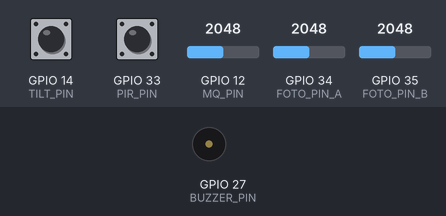
Bench run of a sketch on a simulated ESP32. Shown: buzzer (waves = sounding). The test bench sets the inputs (shaded band); at power-on: GPIO 14 (TILT_PIN) LOW, GPIO 12 (MQ_PIN) = 2048, GPIO 33 (PIR_PIN) HIGH, GPIO 34 (FOTO_PIN_A) = 2048, GPIO 35 (FOTO_PIN_B) = 2048 (analog values on the 0–4095 scale).

Above: at 1.2 s.
1.3 s: GPIO 14 (TILT_PIN) pulsed HIGH 5 times (0.12 s each, 0.3 s apart)
At 2.98 s:
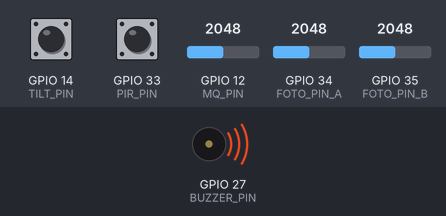
Timing chart, 0 to 4.7 s (numbered marks = the images above; inputs shaded):
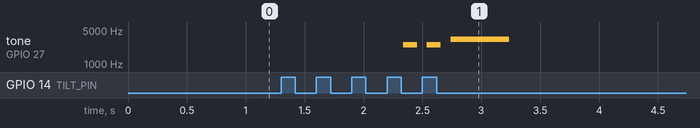

Measured:
- after the input at 1.3 s, tone on GPIO 27 (BUZZER_PIN): plays 2500 Hz for 0.12 s, 2500 Hz for 0.12 s, 3200 Hz for 0.50 s, starting after 1.0 s

The sketch:

main.ino
```cpp
#include <WiFi.h>
#include "config.h"
#include "TiltSensor.h"
#include "PIRSensor.h"
#include "FotoSensor.h"
#include "WebServerManager.h"
#include "MQSensor.h"
#include "Buzzer.h"

Buzzer buzzer(BUZZER_PIN);
MQSensor mq(MQ_PIN);
TiltSensor tilt(TILT_PIN);
PIRSensor pir(PIR_PIN);
FotoSensor foto(FOTO_PIN_A, FOTO_PIN_B);

WebServerManager web(tilt, pir, foto, mq);

bool prevTiltAlert = false;

void setup() {
    Serial.begin(115200);

    WiFi.softAP(WIFI_SSID, WIFI_PASS);

    tilt.begin();
    pir.begin();
    foto.begin();
    mq.begin();

    buzzer.begin();

    web.begin();
}

void loop() {
    pir.update();
    foto.update();
    mq.update();
    tilt.update();

    bool currentTiltAlert = tilt.isAlertActive();

    if (currentTiltAlert && !prevTiltAlert) {
        buzzer.playAlert();
    }

    prevTiltAlert = currentTiltAlert;

buzzer.update();

    web.handleClient();
}
```

Buzzer.cpp
```cpp
#include "Buzzer.h"

Buzzer::Buzzer(int pin) : _pin(pin) {}

void Buzzer::begin() {
    ledcAttach(_pin, 2000, BUZZER_RESOLUTION); // freq inicial
    ledcWrite(_pin, 0); // apagado
}

void Buzzer::playAlert() {
    _playing = true;
    _step = 0;
    _stepStart = millis();
    playStep();
}

void Buzzer::playStep() {
    int freq = _freqs[_step];

    if (freq == 0) {
        ledcWrite(_pin, 0); // silencio
    } else {
        ledcAttach(_pin, freq, BUZZER_RESOLUTION); // cambiar frecuencia
        ledcWrite(_pin, BUZZER_DUTY);
    }
}

void Buzzer::update() {
    if (!_playing) return;

    if (millis() - _stepStart >= _durations[_step]) {
        _step++;

        if (_step >= MELODY_LENGTH) {
            stop();
            return;
        }

        _stepStart = millis();
        playStep();
    }
}

void Buzzer::stop() {
    _playing = false;
    _step = 0;
    ledcWrite(_pin, 0);
}
```

Buzzer.h
```cpp
#pragma once

#include <Arduino.h>
#include "config.h"

class Buzzer {
public:
    Buzzer(int pin);

    void begin();
    void playAlert();
    void update();

private:
    int _pin;

    bool _playing = false;
    int _step = 0;
    unsigned long _stepStart = 0;

    static const int MELODY_LENGTH = 5;

    int _freqs[MELODY_LENGTH] = {2500, 0, 2500, 0, 3200};
    int _durations[MELODY_LENGTH] = {120, 80, 120, 80, 500};

    void playStep();
    void stop();
};
```

FotoSensor.cpp
```cpp
#include "FotoSensor.h"

FotoSensor::FotoSensor(int pinA, int pinB)
    : _pinA(pinA), _pinB(pinB) {}

void FotoSensor::begin() {
    pinMode(_pinA, INPUT);
    pinMode(_pinB, INPUT);

    analogReadResolution(12);
}

float FotoSensor::adcToVoltage(int adc) {
    return (adc * ADC_VREF) / ADC_MAX;
}

void FotoSensor::update() {
    int rawA = analogRead(_pinA);
    int rawB = analogRead(_pinB);

    _voltageA = adcToVoltage(rawA);
    _voltageB = adcToVoltage(rawB);

    _cellReading = _voltageA - _voltageB;

    if (_cellReading < 0) {
        _cellReading = 0;
    }

    classifyLight();
}

void FotoSensor::classifyLight() {
    if (_cellReading <= FOTO_OSCURIDAD_MAX) {
        _lightState = "Oscuridad";
    } else if (_cellReading <= FOTO_TENUE_MAX) {
        _lightState = "Luz tenue";
    } else if (_cellReading <= FOTO_MEDIA_MAX) {
        _lightState = "Intensidad media";
    } else {
        _lightState = "Intensidad alta";
    }
}

float FotoSensor::getVoltageA() {
    return _voltageA;
}

float FotoSensor::getVoltageB() {
    return _voltageB;
}

float FotoSensor::getCellReading() {
    return _cellReading;
}

String FotoSensor::getLightState() {
    return _lightState;
}
```

FotoSensor.h
```cpp
#pragma once

#include <Arduino.h>
#include "config.h"

class FotoSensor {
public:
    FotoSensor(int pinA, int pinB);

    void begin();
    void update();

    float getVoltageA();
    float getVoltageB();
    float getCellReading();
    String getLightState();

private:
    int _pinA;
    int _pinB;

    float _voltageA = 0.0;
    float _voltageB = 0.0;
    float _cellReading = 0.0;

    String _lightState = "Oscuridad";

    float adcToVoltage(int adc);
    void classifyLight();
};
```

MQSensor.cpp
```cpp
#include "MQSensor.h"

MQSensor::MQSensor(int pin) : _pin(pin) {}

void MQSensor::begin() {
    pinMode(_pin, INPUT);
    analogReadResolution(12);
}

void MQSensor::update() {
    _adcValue = analogRead(_pin);
    classifyPollution();
}

void MQSensor::classifyPollution() {
    if (_adcValue < MQ_LOW_MAX) {
        _pollutionState = "Nivel bajo";
    } else if (_adcValue >= MQ_LOW_MAX && _adcValue < MQ_MEDIUM_MAX) {
        _pollutionState = "Nivel medio";
    } else if (_adcValue >= MQ_HIGH_MIN) {
        _pollutionState = "Nivel alto";
    } else {
        _pollutionState = "Nivel medio-alto";
    }
}

int MQSensor::getADC() {
    return _adcValue;
}

String MQSensor::getPollutionState() {
    return _pollutionState;
}
```

MQSensor.h
```cpp
#pragma once

#include <Arduino.h>
#include "config.h"

class MQSensor {
public:
    MQSensor(int pin);

    void begin();
    void update();

    int getADC();
    String getPollutionState();

private:
    int _pin;

    int _adcValue = 0;
    String _pollutionState = "Nivel bajo";

    void classifyPollution();
};
```

PIRSensor.cpp
```cpp
#include "PIRSensor.h"

PIRSensor::PIRSensor(int pin) : _pin(pin) {}

void PIRSensor::begin() {
    pinMode(_pin, INPUT);
}

void PIRSensor::update() {
    _motionDetected = digitalRead(_pin);
}

bool PIRSensor::isMotionDetected() {
    return _motionDetected;
}
```

PIRSensor.h
```cpp
#pragma once
#include <Arduino.h>

class PIRSensor {
public:
    PIRSensor(int pin);

    void begin();
    void update();

    bool isMotionDetected();

private:
    int _pin;
    bool _motionDetected = false;
};
```

TiltSensor.cpp
```cpp
#include "TiltSensor.h"

TiltSensor::TiltSensor(int pin) : _pin(pin) {}

void TiltSensor::begin() {
    pinMode(_pin, INPUT);

    _sampleIndex = 0;
    _bufferFilled = false;

    _filteredState = 0;
    _prevFilteredState = 0;

    _tiltDetected = false;
    _alert = false;
    _alertStart = 0;

    _count = 0;
    _windowStart = 0;
}

void TiltSensor::resetSequence() {
    _sampleIndex = 0;
    _bufferFilled = false;

    _filteredState = 0;
    _prevFilteredState = 0;

    _tiltDetected = false;

    _count = 0;
    _windowStart = 0;
}

int TiltSensor::computeFilteredState() {
    int size = _bufferFilled ? TILT_FILTER_WINDOW : _sampleIndex;

    if (size < TILT_FILTER_WINDOW) {
        return _filteredState;
    }

    int ones = 0;

    for (int i = 0; i < size; i++) {
        if (_samples[i] == 1) ones++;
    }

    int percentOnes = (ones * 100) / size;
    int percentZeros = 100 - percentOnes;

    if (percentOnes >= TILT_FILTER_THRESHOLD_PERCENT) {
        return 1;
    }

    if (percentZeros >= TILT_FILTER_THRESHOLD_PERCENT) {
        return 0;
    }

    return -1;
}

void TiltSensor::update() {
    int raw = digitalRead(_pin);

    _tiltDetected = false;

    if (_alert && millis() - _alertStart > ALERT_HOLD_MS) {
        _alert = false;
    }

    _samples[_sampleIndex] = raw;
    _sampleIndex++;

    if (_sampleIndex >= TILT_FILTER_WINDOW) {
        _sampleIndex = 0;
        _bufferFilled = true;
    }

    int newState = computeFilteredState();

    if (newState == -1) {
        resetSequence();
        return;
    }

    _prevFilteredState = _filteredState;
    _filteredState = newState;

    if (_prevFilteredState == 1 && _filteredState == 0) {
        if (_count == 0) {
            _windowStart = millis();
        }

        _count++;
        _tiltDetected = true;

        if (_count >= EVENT_THRESHOLD) {
            _alert = true;
            _alertStart = millis();

            _count = 0;
            _windowStart = 0;
        }
    }

    if (_count > 0 && millis() - _windowStart > EVENT_WINDOW_MS) {
        resetSequence();
        return;
    }
}

bool TiltSensor::isTiltDetected() {
    return _tiltDetected;
}

bool TiltSensor::isAlertActive() {
    return _alert;
}

int TiltSensor::getCount() {
    return _count;
}
```

TiltSensor.h
```cpp
#pragma once

#include <Arduino.h>
#include "config.h"

class TiltSensor {
public:
    TiltSensor(int pin);

    void begin();
    void update();

    bool isTiltDetected();
    bool isAlertActive();
    int getCount();

private:
    int _pin;

    int _samples[TILT_FILTER_WINDOW];
    int _sampleIndex = 0;
    bool _bufferFilled = false;

    int _filteredState = 0;
    int _prevFilteredState = 0;

    bool _tiltDetected = false;
    bool _alert = false;
    unsigned long _alertStart = 0;

    int _count = 0;
    unsigned long _windowStart = 0;

    int computeFilteredState();
    void resetSequence();
};
```

WebServerManager.cpp
```cpp
#include "WebServerManager.h"

WebServerManager::WebServerManager(
    TiltSensor& tilt,
    PIRSensor& pir,
    FotoSensor& foto,
    MQSensor& mq
)
    : server(80),
      tiltSensor(tilt),
      pirSensor(pir),
      fotoSensor(foto),
      mqSensor(mq) {}

void WebServerManager::begin() {
    server.on("/", [this]() { handleRoot(); });
    server.on("/data", [this]() { handleData(); });

    server.begin();
}

void WebServerManager::handleClient() {
    server.handleClient();
}

void WebServerManager::handleRoot() {
    String html = R"rawliteral(
    <!DOCTYPE html>
    <html>
    <head>
        <title>Equipo9</title>
    </head>
    <body>
        <h2>Equipo9</h2>

        <h3>Sensor Tilt</h3>
        <p>Inclinacion detectada: <span id="tilt_d"></span></p>
        <p>Contador inclinaciones: <span id="tilt_c"></span></p>
        <p>Alerta tilt: <span id="tilt_a"></span></p>

        <h3>Sensor PIR</h3>
        <p>Movimiento detectado: <span id="pir_m"></span></p>

        <h3>FotoSensor</h3>
        <p>Lectura celda: <span id="foto_v"></span> V</p>
        <p>Estado luz: <span id="foto_s"></span></p>

        <h3>Sensor MQ</h3>
        <p>ADC MQ: <span id="mq_adc"></span></p>
        <p>Estado contaminacion: <span id="mq_state"></span></p>

        <script>
        setInterval(() => {
            fetch('/data')
            .then(r => r.json())
            .then(data => {
                document.getElementById('tilt_d').innerText = data.tilt_detected;
                document.getElementById('tilt_c').innerText = data.tilt_count;
                document.getElementById('tilt_a').innerText = data.tilt_alert;

                document.getElementById('pir_m').innerText = data.pir_motion;

                document.getElementById('foto_v').innerText = data.foto_reading.toFixed(2);
                document.getElementById('foto_s').innerText = data.foto_state;

                document.getElementById('mq_adc').innerText = data.mq_adc;
                document.getElementById('mq_state').innerText = data.mq_state;
            });
        }, 500);
        </script>
    </body>
    </html>
    )rawliteral";

    server.send(200, "text/html", html);
}

void WebServerManager::handleData() {
    String json = "{";

    json += "\"tilt_detected\":" + String(tiltSensor.isTiltDetected() ? "true" : "false") + ",";
    json += "\"tilt_count\":" + String(tiltSensor.getCount()) + ",";
    json += "\"tilt_alert\":" + String(tiltSensor.isAlertActive() ? "true" : "false") + ",";

    json += "\"pir_motion\":" + String(pirSensor.isMotionDetected() ? "true" : "false") + ",";

    json += "\"foto_reading\":" + String(fotoSensor.getCellReading(), 3) + ",";
    json += "\"foto_state\":\"" + fotoSensor.getLightState() + "\",";

    json += "\"mq_adc\":" + String(mqSensor.getADC()) + ",";
    json += "\"mq_state\":\"" + mqSensor.getPollutionState() + "\"";

    json += "}";

    server.send(200, "application/json", json);
}
```

WebServerManager.h
```cpp
#pragma once

#include <WebServer.h>
#include "TiltSensor.h"
#include "PIRSensor.h"
#include "FotoSensor.h"
#include "MQSensor.h"

class WebServerManager {
public:
    WebServerManager(TiltSensor& tilt, PIRSensor& pir, FotoSensor& foto, MQSensor& mq);
    void begin();
    void handleClient();

private:
    WebServer server;
    TiltSensor& tiltSensor;
    PIRSensor& pirSensor;
    FotoSensor& fotoSensor;
    MQSensor& mqSensor;

    void handleRoot();
    void handleData();
};
```

config.h
```cpp
#pragma once

#define WIFI_SSID "Equipo9"
#define WIFI_PASS "123456789"

//PINES
#define PIR_PIN 33
#define TILT_PIN 14
#define FOTO_PIN_A 34 //ADC
#define FOTO_PIN_B 35 //ADC
#define MQ_PIN 12 //ADC
#define BUZZER_PIN 27 //PWM


// pir

// tilt
#define TILT_FILTER_WINDOW 20
#define TILT_FILTER_THRESHOLD_PERCENT 50

#define EVENT_WINDOW_MS 10000
#define EVENT_THRESHOLD 4

#define ALERT_HOLD_MS 3000

// fotoresistencia
#define ADC_MAX 4095.0
#define ADC_VREF 3.3

#define FOTO_OSCURIDAD_MAX 0.3
#define FOTO_TENUE_MAX 1.2
#define FOTO_MEDIA_MAX 3.0

// MQ
#define MQ_LOW_MAX 200
#define MQ_MEDIUM_MAX 400
#define MQ_HIGH_MIN 600

// Buzzer
#define BUZZER_CHANNEL 0
#define BUZZER_RESOLUTION 8
#define BUZZER_DUTY 128
```
